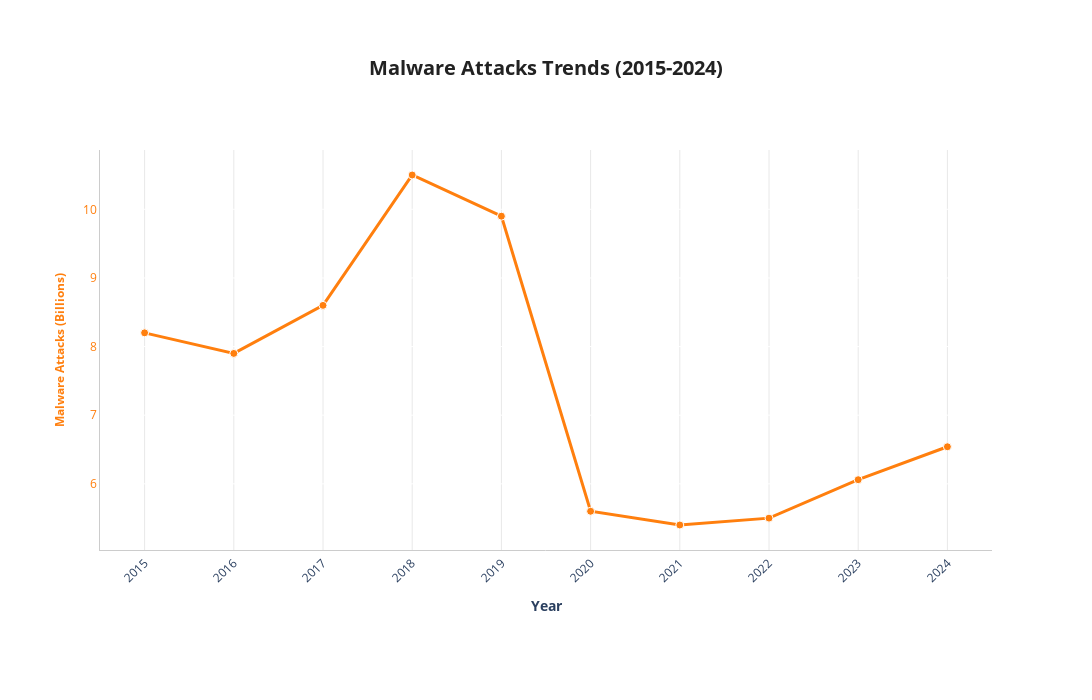

This figure's notebook cell:
### Markdown cell above
Between 2016 and 2018, the trends are not at all the same, which highlights the fact that it is difficult to find consistent data on this subject.

### Code cell
# Visualize Malware Attacks Trends
fig_malware = go.Figure()

# Add Malware attacks trace
fig_malware.add_trace(go.Scatter(
    x=df_malware_clean['Year'],
    y=df_malware_clean['Malware_Attacks'],
    mode='lines+markers',
    name='Malware Attacks',
    line=dict(color='#ff7f0e', width=3),
    marker=dict(size=8, color='#ff7f0e', line=dict(color='white', width=1)),
    yaxis='y1',
    hovertemplate='<b>Year: %{x}</b><br>Attacks: %{y:.2f}B<extra></extra>'
))

# Update layout
fig_malware.update_layout(
    title={
        'text': '<b>Malware Attacks Trends (2015-2024)</b>',
        'x': 0.5,
        'xanchor': 'center',
        'font': {'size': 20, 'color': '#222222'}
    },
    xaxis=dict(
        title=dict(text='<b>Year</b>', font=dict(size=14)),
        showgrid=True,
        gridwidth=1,
        gridcolor='#e8e8e8',
        dtick=1,
        tickangle=-45,
        range=[2014.5, 2024.5]
    ),
    yaxis=dict(
        title=dict(text='<b>Malware Attacks (Billions)</b>', font=dict(size=12, color='#ff7f0e')),
        tickfont=dict(color='#ff7f0e')
    ),
    plot_bgcolor='#ffffff',
    paper_bgcolor='#ffffff',
    hovermode='x unified',
    width=1100,
    height=700,
    margin=dict(l=100, r=100, t=150, b=150)
)

fig_malware.update_xaxes(showline=True, linewidth=1, linecolor='#cccccc')
fig_malware.update_yaxes(showline=True, linewidth=1, linecolor='#cccccc')

# Create outputs directory if it doesn't exist
output_dir = Path('./outputs')
output_dir.mkdir(parents=True, exist_ok=True)

# Save HTML and PNG versions
fig_malware.write_html(output_dir / 'cyber_events_trends_malware.html')
fig_malware.write_image(output_dir / 'cyber_events_trends_malware.png', width=1100, height=700)
print("✓ Chart saved: ./outputs/cyber_events_trends_malware.html")
print("✓ Chart saved: ./outputs/cyber_events_trends_malware.png")

fig_malware.show()

### Figure 1 — Plotly figure (JSON) as saved in the notebook; plotly's stock layout.template omitted (floating-point values rounded to 4 significant figures)
{"data": [{"hovertemplate": "<b>Year: %{x}</b><br>Attacks: %{y:.2f}B<extra></extra>", "line": {"color": "#ff7f0e", "width": 3}, "marker": {"color": "#ff7f0e", "line": {"color": "white", "width": 1}, "size": 8}, "mode": "lines+markers", "name": "Malware Attacks", "type": "scatter", "x": [2015, 2016, 2017, 2018, 2019, 2020, 2021, 2022, 2023, 2024], "y": [8.2, 7.9, 8.6, 10.5, 9.9, 5.6, 5.4, 5.5, 6.06, 6.54], "yaxis": "y"}], "layout": {"height": 700, "hovermode": "x unified", "margin": {"b": 150, "l": 100, "r": 100, "t": 150}, "paper_bgcolor": "#ffffff", "plot_bgcolor": "#ffffff", "title": {"font": {"color": "#222222", "size": 20}, "text": "<b>Malware Attacks Trends (2015-2024)</b>", "x": 0.5, "xanchor": "center"}, "width": 1100, "xaxis": {"dtick": 1, "gridcolor": "#e8e8e8", "gridwidth": 1, "linecolor": "#cccccc", "linewidth": 1, "range": [2014.0, 2024.0], "showgrid": true, "showline": true, "tickangle": -45, "title": {"font": {"size": 14}, "text": "<b>Year</b>"}}, "yaxis": {"linecolor": "#cccccc", "linewidth": 1, "showline": true, "tickfont": {"color": "#ff7f0e"}, "title": {"font": {"color": "#ff7f0e", "size": 12}, "text": "<b>Malware Attacks (Billions)</b>"}}}}
